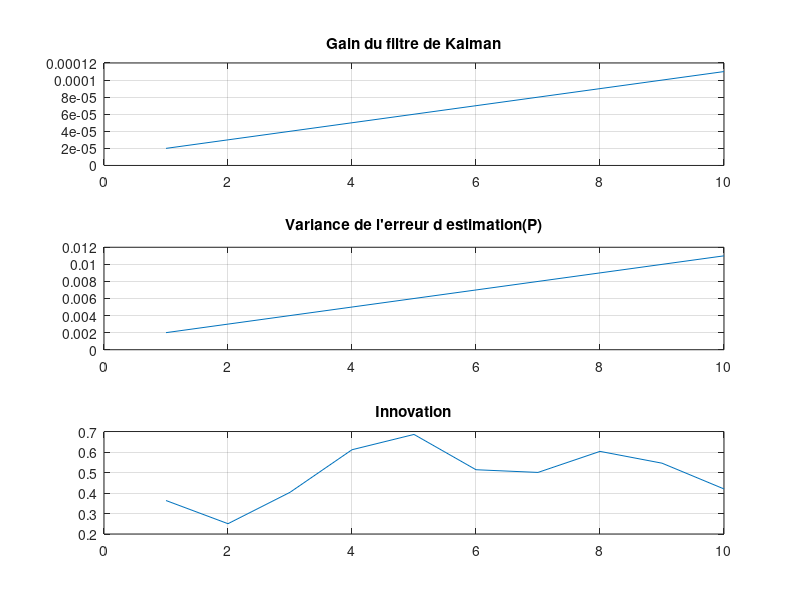
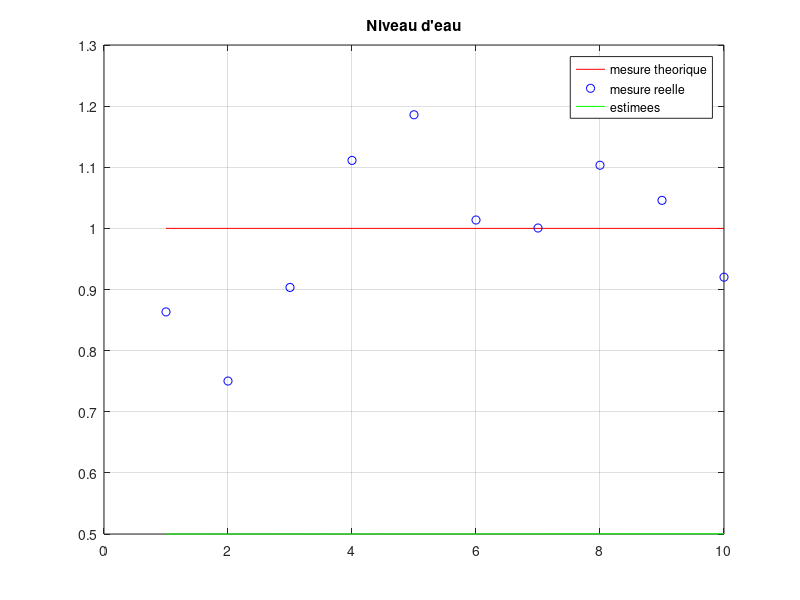

These figures' MATLAB source, in order:
clear all
close all 
clc
 
%% Constantes
N = 10;
fe = 1;
Te = 1/fe;
time = (Te:Te:N);

%% Modele statique
L = 1;
Z_th = L * ones(N,1);

%Z = [0.9, 0.8, 1.1, 1, 0.95, 1.05, 1.2, 0.9, 0.85, 1.15]';

std_V_reel = 0.1;
V_reel = std_V_reel * randn(N,1);
Z = Z_th + V_reel;

dimEtat = 1;
A = 1;  %Matrice de transition
B = 0;

u = 0;  %Pas de commande dans ce système

%Covariance du bruit de mesure
dimMesure = 1;
H = 1;
R = 100*eye(dimMesure);

%Covariance du bruit d'etat
Q = 1E-3*eye(dimEtat);



%Estimation initiale
X0_estime = 0.5;
P0_estime = 1E-3;

%Creation des vecteurs
X_kalman = zeros(N+1,dimEtat);

Innovation = zeros(N+1,1);
K = zeros(N+1,1);

P = zeros(N+1,1);
P(1) = P0_estime;

X_kalman(1) = X0_estime;

K(1) = (P(1)*H') / (H*P(1)*H' + R);

%Algorithme de Kalman
for k = 1:N*fe
    
    X_kalman(k+1) = A*X_kalman(k) + B*u;
    P(k+1) = A*P(k)*A' + Q;
    
    K(k+1) = (P(k+1)*H')/(H*P(k+1)*H' + R);
    Innovation(k+1) = Z(k) - H*X_kalman(k+1);
    X_kalman(k+1) = X_kalman(k+1) + K(k+1)*(Innovation(k+1));
    P(k+1) = (eye(dimEtat) - K(k+1)*H)*P(k+1);
    
end

figure
subplot(311)
plot(time,K(2:end))
title('Gain du filtre de Kalman')
grid on

subplot(312)
plot(time,P(2:end))
title('Variance de l''erreur d estimation(P)')
grid on

subplot(313)
plot(time,Innovation(2:end))
title('Innovation')
grid on

figure
plot(time,Z_th,'r')
hold on
plot(time,Z,'ob')
hold on
plot(time, X_kalman(2:end),'g')
title('Niveau d''eau')
grid on
legend('mesure theorique', 'mesure reelle', 'estimees')